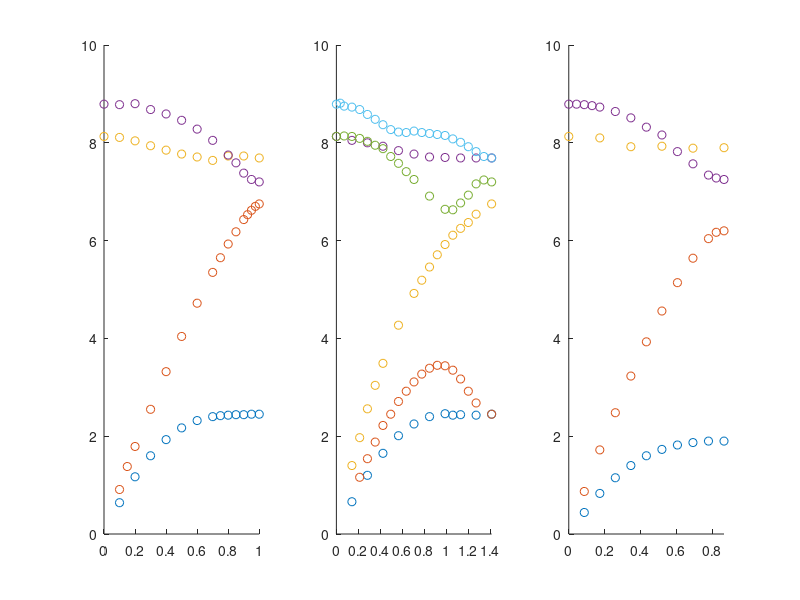

Write MATLAB code to recreate this figure.
%Phonon dispersion in GaAs
%To cite this article: D Strauch and B Dorner 1990 J. Phys.: Condens. Matter 2 1457

close all
clear all

NA = NaN;


% Table 1, along [00x]
%eta	TA      LA      TO      LO
table1 = [...
0.0  	NA      NA      8.13	8.79 ; ...
0.1 	0.64	0.91	8.11	8.78 ; ...
0.15	NA      1.38	NA      NA  ; ...
0.2 	1.17	1.79	8.04	8.80; ...
0.3 	1.60	2.55	7.94	8.68; ...
0.4 	1.93	3.32	7.85	8.59; ...
0.5 	2.17	4.04	7.77	8.46; ...
0.6 	2.32	4.72	7.71	8.28; ...
0.7 	2.40	5.35	7.64	8.05; ...
0.75	2.42	5.65	NA      NA ;...
0.8 	2.43	5.93	7.73	7.75; ...
0.85	2.44	6.18	NA      7.59; ...
0.9 	2.44	6.43	7.73	7.38; ...
0.925	NA      6.53	NA      NA; ...
0.95	2.45	6.62	NA      7.25; ...
0.975	NA      6.70	NA      NA; ...
1.0 	2.45	6.75	7.69	7.20];


% table 2, along [xx0]
% eta   TA      I       II      TO      III     IV
table2 = [...
0.0		NA      NA      NA      8.13	8.13	8.79 ; ...
0.025	NA      NA      NA      NA       NA     8.81 ; ...
0.05	NA      NA      NA      NA      8.14	8.75 ; ...
0.1 	0.66	NA      1.40	8.05	8.13	8.73 ; ...
0.15	NA      1.16	1.97	NA      8.09	8.68 ; ...
0.2 	1.20	1.54	2.56	8.00	8.03	8.58 ; ...
0.25	NA      1.88	3.04	NA      7.95	8.48 ; ...
0.3 	1.65	2.22	3.49	7.93	7.88	8.37 ; ...
0.35	NA      2.45	NA      NA      7.72	8.27 ; ...
0.4 	2.01	2.71	4.27	7.84	7.58	8.22 ; ...
0.45	NA      2.92	NA      NA      7.41	8.21 ; ...
0.5 	2.25	3.11	4.92	7.77	7.25	8.24 ; ...
0.55	NA      3.27	5.19	NA      NA      8.21 ; ...
0.6 	2.40	3.39	5.46	7.71	6.91	8.19 ; ...
0.65	NA      3.45	5.71	NA      NA      8.17 ; ...
0.7 	2.46	3.44	5.92	7.70	6.64	8.15 ; ...
0.75	2.43	3.35	6.11	NA      6.63	8.08 ; ...
0.8 	2.44	3.17	6.25	7.69	6.77	8.01 ; ...
0.85	NA      2.92	6.37	NA      6.93	7.92 ; ...
0.9 	2.43	2.68	6.54	7.69	7.16	7.82 ; ...
0.95	NA      NA      NA      NA      7.24	7.72 ; ...
1.0     2.45	2.45	6.75	7.69	7.20	7.69];

% ztable 3, along [xxx]
% eta5	TA	LA	TO      LO
table3 = [...
0.0		NA      NA      8.13	8.79 ; ...
0.025	NA      NA      NA      8.79 ; ...
0.05	0.44	0.87	NA      8.78 ; ...
0.075	NA      NA      NA      8.76 ; ...
0.1 	0.83	1.72	8.10	8.73 ; ...
0.15	1.15	2.48	NA      8.64 ; ...
0.2     1.40	3.23	7.92	8.51 ; ...
0.25	1.60	3.93	NA      8.32 ; ...
0.3     1.73	4.56	7.93	8.16 ; ...
0.35	1.82	5.14	NA      7.82 ; ...
0.4     1.87	5.64	7.89	7.57 ; ...
0.45	1.90	6.04	NA      7.34 ; ...
0.475	NA      6.17	NA      7.28 ; ...
0.5     1.90	6.20	7.90	7.25];


da = 3;
figure
subplot(1,3,1)
hold on
plot(table1(:,1), table1(:,2),'o')
plot(table1(:,1), table1(:,3),'o')
plot(table1(:,1), table1(:,4),'o')
plot(table1(:,1), table1(:,5),'o')
hold off

subplot(1,3,2)

hold on
s = sqrt(2);
plot(table2(:,1) * s , table2(:,2),'o')
plot(table2(:,1) * s, table2(:,3),'o')
plot(table2(:,1)* s, table2(:,4),'o')
plot(table2(:,1)* s, table2(:,5),'o')
plot(table2(:,1)* s, table2(:,6),'o')
plot(table2(:,1)* s, table2(:,7),'o')
hold off
xlim( [0, s]);



subplot(1,3,3)

s = sqrt(3);
hold on
plot(table3(:,1)* s, table3(:,2),'o')
plot(table3(:,1)* s, table3(:,3),'o')
plot(table3(:,1)* s, table3(:,4),'o')
plot(table3(:,1)* s, table3(:,5),'o')
hold off

xlim( [0, s/2]);






% %--------
% x1 = table1(:,1);
% d1 = table1(:,2:end);
% 
% x1i = (0:0.01:1)';
% y1i = interp1(x1,d1,x1i);
% 
% figure
% plot(x1,d1,'o')
% hold on
% plot(x1i,y1i)

% hold off



